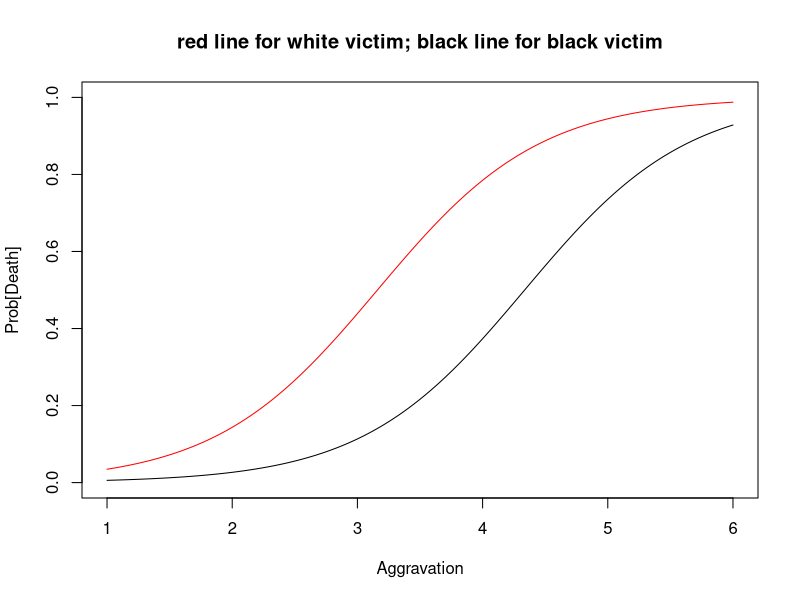

Reproduce this figure in R.
## analyzing individual observations
df <- data.frame(read.csv("DeathPenalty.csv"))
df[1:4,]
df[359:362,]
m1=glm(Death~VRace+Agg,family=binomial,data=df)
m1
summary(m1)
## calculating logits
exp(m1$coef[2])
exp(m1$coef[3])
## plotting probability of getting death penalty as a function of aggravation
## separately for black (in black) and white (in red) victim
fitBlack=dim(501)
fitWhite=dim(501)
ag=dim(501)
for (i in 1:501) {
  ag[i]=(99+i)/100
  fitBlack[i]=exp(m1$coef[1]+ag[i]*m1$coef[3])/(1+exp(m1$coef[1]+ag[i]*m1$coef[
    3]))
  fitWhite[i]=exp(m1$coef[1]+m1$coef[2]+ag[i]*m1$coef[3])/(1+exp(m1$coef[1]+m1$
                                                                   coef[2]+ag[i]*m1$coef[3]))
}
plot(fitBlack~ag,type="l",col="black",ylab="Prob[Death]",xlab="Aggravation",ylim=c(0,1),main="red line for white victim; black line for black victim")
points(fitWhite~ag,type="l",col="red")
## analyzing summarized data
dpenother <- read.csv("DeathPenaltyOther.csv")
dpenother
m1=glm(Death~VRace+Agg,family=binomial,weights=Freq,data=dpenother)
m1
summary(m1)
exp(m1$coef[2])
exp(m1$coef[3])



